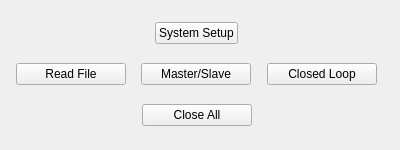
<?xml version="1.0" encoding="UTF-8"?>
<ui version="4.0">
 <class>MainWindow</class>
 <widget class="QWidget" name="MainWindow">
  <property name="geometry">
   <rect>
    <x>0</x>
    <y>0</y>
    <width>400</width>
    <height>150</height>
   </rect>
  </property>
  <property name="windowTitle">
   <string>DXSystem Interface</string>
  </property>
  <widget class="QWidget" name="verticalLayoutWidget">
   <property name="geometry">
    <rect>
     <x>6</x>
     <y>9</y>
     <width>381</width>
     <height>131</height>
    </rect>
   </property>
   <layout class="QVBoxLayout" name="verticalLayout">
    <item>
     <layout class="QHBoxLayout" name="horizontalLayout_3">
      <item>
       <spacer name="horizontalSpacer_7">
        <property name="orientation">
         <enum>Qt::Horizontal</enum>
        </property>
        <property name="sizeHint" stdset="0">
         <size>
          <width>40</width>
          <height>20</height>
         </size>
        </property>
       </spacer>
      </item>
      <item>
       <widget class="QPushButton" name="setupButton">
        <property name="text">
         <string>System Setup</string>
        </property>
        <property name="checkable">
         <bool>true</bool>
        </property>
        <attribute name="buttonGroup">
         <string notr="true">controlGroup</string>
        </attribute>
       </widget>
      </item>
      <item>
       <spacer name="horizontalSpacer_8">
        <property name="orientation">
         <enum>Qt::Horizontal</enum>
        </property>
        <property name="sizeHint" stdset="0">
         <size>
          <width>40</width>
          <height>20</height>
         </size>
        </property>
       </spacer>
      </item>
     </layout>
    </item>
    <item>
     <layout class="QHBoxLayout" name="horizontalLayout">
      <item>
       <spacer name="horizontalSpacer">
        <property name="orientation">
         <enum>Qt::Horizontal</enum>
        </property>
        <property name="sizeHint" stdset="0">
         <size>
          <width>40</width>
          <height>20</height>
         </size>
        </property>
       </spacer>
      </item>
      <item>
       <widget class="QPushButton" name="readButton">
        <property name="sizePolicy">
         <sizepolicy hsizetype="Fixed" vsizetype="Fixed">
          <horstretch>0</horstretch>
          <verstretch>0</verstretch>
         </sizepolicy>
        </property>
        <property name="minimumSize">
         <size>
          <width>110</width>
          <height>0</height>
         </size>
        </property>
        <property name="text">
         <string>Read File</string>
        </property>
        <property name="checkable">
         <bool>true</bool>
        </property>
        <attribute name="buttonGroup">
         <string notr="true">controlGroup</string>
        </attribute>
       </widget>
      </item>
      <item>
       <spacer name="horizontalSpacer_2">
        <property name="orientation">
         <enum>Qt::Horizontal</enum>
        </property>
        <property name="sizeHint" stdset="0">
         <size>
          <width>40</width>
          <height>20</height>
         </size>
        </property>
       </spacer>
      </item>
      <item>
       <widget class="QPushButton" name="bisystemButton">
        <property name="sizePolicy">
         <sizepolicy hsizetype="Fixed" vsizetype="Fixed">
          <horstretch>0</horstretch>
          <verstretch>0</verstretch>
         </sizepolicy>
        </property>
        <property name="minimumSize">
         <size>
          <width>110</width>
          <height>0</height>
         </size>
        </property>
        <property name="text">
         <string>Master/Slave</string>
        </property>
        <property name="checkable">
         <bool>true</bool>
        </property>
        <attribute name="buttonGroup">
         <string notr="true">controlGroup</string>
        </attribute>
       </widget>
      </item>
      <item>
       <spacer name="horizontalSpacer_3">
        <property name="orientation">
         <enum>Qt::Horizontal</enum>
        </property>
        <property name="sizeHint" stdset="0">
         <size>
          <width>40</width>
          <height>20</height>
         </size>
        </property>
       </spacer>
      </item>
      <item>
       <widget class="QPushButton" name="closedloopButton">
        <property name="sizePolicy">
         <sizepolicy hsizetype="Fixed" vsizetype="Fixed">
          <horstretch>0</horstretch>
          <verstretch>0</verstretch>
         </sizepolicy>
        </property>
        <property name="minimumSize">
         <size>
          <width>110</width>
          <height>0</height>
         </size>
        </property>
        <property name="text">
         <string>Closed Loop</string>
        </property>
        <property name="checkable">
         <bool>true</bool>
        </property>
        <attribute name="buttonGroup">
         <string notr="true">controlGroup</string>
        </attribute>
       </widget>
      </item>
      <item>
       <spacer name="horizontalSpacer_4">
        <property name="orientation">
         <enum>Qt::Horizontal</enum>
        </property>
        <property name="sizeHint" stdset="0">
         <size>
          <width>40</width>
          <height>20</height>
         </size>
        </property>
       </spacer>
      </item>
     </layout>
    </item>
    <item>
     <layout class="QHBoxLayout" name="horizontalLayout_2">
      <item>
       <spacer name="horizontalSpacer_5">
        <property name="orientation">
         <enum>Qt::Horizontal</enum>
        </property>
        <property name="sizeHint" stdset="0">
         <size>
          <width>40</width>
          <height>20</height>
         </size>
        </property>
       </spacer>
      </item>
      <item>
       <widget class="QPushButton" name="exitButton">
        <property name="minimumSize">
         <size>
          <width>110</width>
          <height>0</height>
         </size>
        </property>
        <property name="text">
         <string>Close All</string>
        </property>
        <property name="checkable">
         <bool>true</bool>
        </property>
        <attribute name="buttonGroup">
         <string notr="true">controlGroup</string>
        </attribute>
       </widget>
      </item>
      <item>
       <spacer name="horizontalSpacer_6">
        <property name="orientation">
         <enum>Qt::Horizontal</enum>
        </property>
        <property name="sizeHint" stdset="0">
         <size>
          <width>40</width>
          <height>20</height>
         </size>
        </property>
       </spacer>
      </item>
     </layout>
    </item>
   </layout>
  </widget>
 </widget>
 <resources/>
 <connections/>
 <buttongroups>
  <buttongroup name="controlGroup"/>
 </buttongroups>
</ui>
